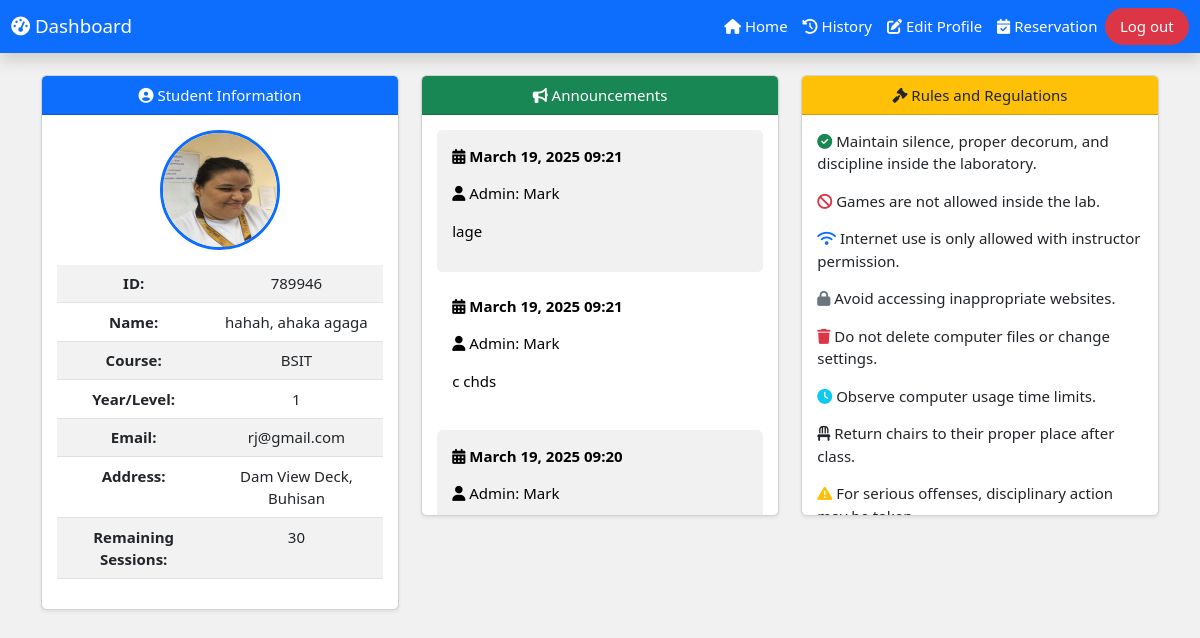
The page /users/home.php (signed in) on the database its author committed.
### tables this page shows
CREATE TABLE `user` (
  `id` int(11) NOT NULL,
  `lname` varchar(50) DEFAULT NULL,
  `fname` varchar(50) DEFAULT NULL,
  `MName` varchar(50) DEFAULT NULL,
  `Course` varchar(50) DEFAULT NULL,
  `Level` varchar(10) DEFAULT NULL,
  `username` varchar(50) DEFAULT NULL,
  `password` varchar(255) NOT NULL,
  `image` varchar(255) DEFAULT NULL,
  `email` varchar(100) NOT NULL,
  `address` varchar(255) DEFAULT NULL,
  `role` enum('admin','user') NOT NULL DEFAULT 'user',
  `remaining_session` int(11) NOT NULL DEFAULT 30
);

CREATE TABLE `announce` (
  `announce_id` int(11) NOT NULL,
  `admin_name` varchar(20) NOT NULL,
  `date` varchar(20) NOT NULL,
  `message` varchar(255) NOT NULL
);

### users/home.php (the view, shortened to what this page needs)
<?php
include('db.php');
$username = $_SESSION['username'];
$query = "SELECT id, lname, fname, MName, email, course, level, image, address, remaining_session FROM user WHERE username = ?";
$stmt = $con->prepare($query);
$stmt->bind_param("s", $username);
$stmt->execute();
$result = $stmt->get_result();
if ($result->num_rows > 0) {
    $user_data = $result->fetch_assoc();
} else {
    echo "<script>alert('User not found!'); window.location.href = 'index.php';</script>";
    exit();
}
?>
<!DOCTYPE html>
<html lang="en">
<head>
    <link rel="stylesheet" href="w3.css">
    <link rel="stylesheet" href="https://cdn.jsdelivr.net/npm/bootstrap@5.3.0/dist/css/bootstrap.min.css">
    <link rel="stylesheet" href="https://cdnjs.cloudflare.com/ajax/libs/font-awesome/6.5.1/css/all.min.css">
</head>
<body class="w3-light-grey">
<nav class="navbar navbar-expand-lg navbar-dark bg-primary shadow">
    <div class="container-fluid">
        <a class="navbar-brand text-white" href="home.php"><i class="fas fa-tachometer-alt"></i> Dashboard</a>
        <div class="navbar-nav ms-auto">
            <a href="home.php" class="nav-link text-white active">
                <i class="fas fa-home"></i> Home
            </a>
            <a href="#" class="nav-link text-white">
                <i class="fas fa-history"></i> History
            </a>
            <a href="edit.php" class="nav-link text-white">
                <i class="fa-solid fa-pen-to-square"></i> Edit Profile
            </a>
            <a href="reservation.php" class="nav-link text-white">
                <i class="fas fa-calendar-check"></i> Reservation
            </a>
            <a href="index.php" class="nav-link text-white bg-danger rounded-pill px-3">Log out</a>
        </div>
    </div>
</nav>
<div class="container mt-4">
    <div class="row g-4">
        <div class="col-md-4">
            <div class="card shadow-sm">
                <div class="card-header bg-primary text-white text-center">
                    <i class="fas fa-user-circle"></i> Student Information
                </div>
                <div class="card-body text-center">
                    <img src="<?php echo !empty($user_data['image']) ? htmlspecialchars($user_data['image']) : 'PERSON.png'; ?>"
                         class="rounded-circle border border-3 border-primary mb-3"
                         style="width: 120px; height: 120px;">
                    <table class="table table-striped">
                        <tr><th>ID:</th><td><?php echo htmlspecialchars($user_data['id']); ?></td></tr>
                        <tr><th>Name:</th><td><?php echo htmlspecialchars($user_data['lname']) . ', ' . htmlspecialchars($user_data['fname']) . ' ' . htmlspecialchars($user_data['MName']); ?></td></tr>
                        <tr><th>Course:</th><td><?php echo htmlspecialchars($user_data['course']); ?></td></tr>
                        <tr><th>Year/Level:</th><td><?php echo htmlspecialchars($user_data['level']); ?></td></tr>
                        <tr><th>Email:</th><td><?php echo htmlspecialchars($user_data['email']); ?></td></tr>
                        <tr><th>Address:</th><td><?php echo htmlspecialchars($user_data['address']); ?></td></tr>
                        <tr><th>Remaining Sessions:</th><td><?php echo htmlspecialchars($user_data['remaining_session']); ?></td></tr>
                    </table>
                </div>
            </div>
        </div>
        <div class="col-md-4">
            <div class="card shadow-sm">
                <div class="card-header bg-success text-white text-center">
                    <i class="fas fa-bullhorn"></i> Announcements
                </div>
                <div class="card-body" style="max-height: 400px; overflow-y: auto;">
    <?php
    $announcement_query = "SELECT admin_name, message, date FROM announce ORDER BY date DESC";
    $announcement_result = $con->query($announcement_query);
    if ($announcement_result->num_rows > 0) {
        $count = 0;
        while ($announcement = $announcement_result->fetch_assoc()) {
            $bgColor = ($count % 2 === 0) ? 'w3-light-grey' : 'w3-white';
            echo "<div class='$bgColor p-3 rounded mb-2'>";
            echo '<p><i class="fas fa-calendar-alt"></i> <b>' . htmlspecialchars($announcement['date']) . '</b></p>';
            echo '<p><i class="fas fa-user"></i> Admin: ' . htmlspecialchars($announcement['admin_name']) . '</p>';
            echo '<p>' . htmlspecialchars($announcement['message']) . '</p>';
            echo '</div>';
            $count++;
        }
    } else {
        echo '<p class="text-center">No announcements available.</p>';
    }
    ?>
</div>
            </div>
        </div>
        <div class="col-md-4">
            <div class="card shadow-sm">
                <div class="card-header bg-warning text-dark text-center">
                    <i class="fas fa-gavel"></i> Rules and Regulations
                </div>
                <div class="card-body" style="max-height: 400px; overflow-y: auto;">
                    <p><i class="fas fa-check-circle text-success"></i> Maintain silence, proper decorum, and discipline inside the laboratory.</p>
                    <p><i class="fas fa-ban text-danger"></i> Games are not allowed inside the lab.</p>
                    <p><i class="fas fa-wifi text-primary"></i> Internet use is only allowed with instructor permission.</p>
                    <p><i class="fas fa-lock text-secondary"></i> Avoid accessing inappropriate websites.</p>
                    <p><i class="fas fa-trash text-danger"></i> Do not delete computer files or change settings.</p>
                    <p><i class="fas fa-clock text-info"></i> Observe computer usage time limits.</p>
                    <p><i class="fas fa-chair text-dark"></i> Return chairs to their proper place after class.</p>
                    <p><i class="fas fa-exclamation-triangle text-warning"></i> For serious offenses, disciplinary action may be taken.</p>
                </div>
            </div>
        </div>
    </div>
</div>
</body>
</html>

### w3.css (style rules this page uses)
html { box-sizing:border-box }
*,*:before,*:after { box-sizing:inherit }
html { -ms-text-size-adjust:100%;-webkit-text-size-adjust:100% }
body { margin:0 }
article,aside,details,figcaption,figure,footer,header,main,menu,nav,section { display:block }
a { background-color:transparent }
b,strong { font-weight:bolder }
img { border-style:none }
html,body { font-family:Verdana,sans-serif;font-size:15px;line-height:1.5 }
html { overflow-x:hidden }
img { vertical-align:middle }
a { color:inherit }
.w3-white,.w3-hover-white:hover { color:#000!important;background-color:#fff!important }
.w3-light-grey,.w3-hover-light-grey:hover,.w3-light-gray,.w3-hover-light-gray:hover { color:#000!important;background-color:#f1f1f1!important }

### rows shown on the page
user: image (picture), id "789946", lname "hahah", fname "ahaka", MName "agaga", Course "BSIT", Level "1", email "rj@gmail.com", address "Dam View Deck, Buhisan", remaining_session "30"
announce: date "March 19, 2025 09:21", admin_name "Mark", message "lage"
announce: date "March 19, 2025 09:21", admin_name "Mark", message "c chds"
announce: date "March 19, 2025 09:20", admin_name "Mark"
